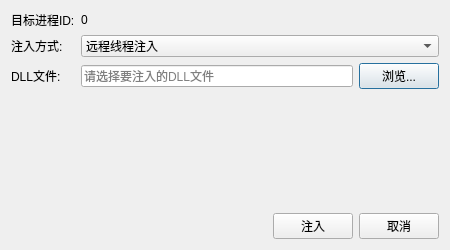
<?xml version="1.0" encoding="UTF-8"?>
<ui version="4.0">
 <class>InjectDialogClass</class>
 <widget class="QDialog" name="InjectDialogClass">
  <property name="geometry">
   <rect>
    <x>0</x>
    <y>0</y>
    <width>450</width>
    <height>250</height>
   </rect>
  </property>
  <property name="windowTitle">
   <string>DLL注入</string>
  </property>
  <layout class="QVBoxLayout" name="verticalLayout">
   <item>
    <layout class="QFormLayout" name="formLayout">
     <item row="0" column="0">
      <widget class="QLabel" name="label_process">
       <property name="text">
        <string>目标进程ID:</string>
       </property>
      </widget>
     </item>
     <item row="0" column="1">
      <widget class="QLabel" name="label_pid">
       <property name="text">
        <string>0</string>
       </property>
      </widget>
     </item>
     <item row="1" column="0">
      <widget class="QLabel" name="label_method">
       <property name="text">
        <string>注入方式:</string>
       </property>
      </widget>
     </item>
     <item row="1" column="1">
      <widget class="QComboBox" name="comboBox_method">
       <item>
        <property name="text">
         <string>远程线程注入</string>
        </property>
       </item>
       <item>
        <property name="text">
         <string>APC注入</string>
        </property>
       </item>
       <item>
        <property name="text">
         <string>Hook EIP注入</string>
        </property>
       </item>
       <item>
        <property name="text">
         <string>SetWindowsHookEx注入</string>
        </property>
       </item>
       <item>
        <property name="text">
         <string>注册表注入</string>
        </property>
       </item>
      </widget>
     </item>
     <item row="2" column="0">
      <widget class="QLabel" name="label_dll">
       <property name="text">
        <string>DLL文件:</string>
       </property>
      </widget>
     </item>
     <item row="2" column="1">
      <layout class="QHBoxLayout" name="horizontalLayout">
       <item>
        <widget class="QLineEdit" name="lineEdit_dllpath">
         <property name="placeholderText">
          <string>请选择要注入的DLL文件</string>
         </property>
        </widget>
       </item>
       <item>
        <widget class="QPushButton" name="btn_browse">
         <property name="text">
          <string>浏览...</string>
         </property>
        </widget>
       </item>
      </layout>
     </item>
    </layout>
   </item>
   <item>
    <spacer name="verticalSpacer">
     <property name="orientation">
      <enum>Qt::Vertical</enum>
     </property>
     <property name="sizeHint" stdset="0">
      <size>
       <width>20</width>
       <height>40</height>
      </size>
     </property>
    </spacer>
   </item>
   <item>
    <layout class="QHBoxLayout" name="horizontalLayout_2">
     <item>
      <spacer name="horizontalSpacer">
       <property name="orientation">
        <enum>Qt::Horizontal</enum>
       </property>
       <property name="sizeHint" stdset="0">
        <size>
         <width>40</width>
         <height>20</height>
        </size>
       </property>
      </spacer>
     </item>
     <item>
      <widget class="QPushButton" name="btn_inject">
       <property name="text">
        <string>注入</string>
       </property>
      </widget>
     </item>
     <item>
      <widget class="QPushButton" name="btn_cancel">
       <property name="text">
        <string>取消</string>
       </property>
      </widget>
     </item>
    </layout>
   </item>
  </layout>
 </widget>
 <layoutdefault spacing="6" margin="11"/>
 <resources/>
 <connections/>
</ui>
